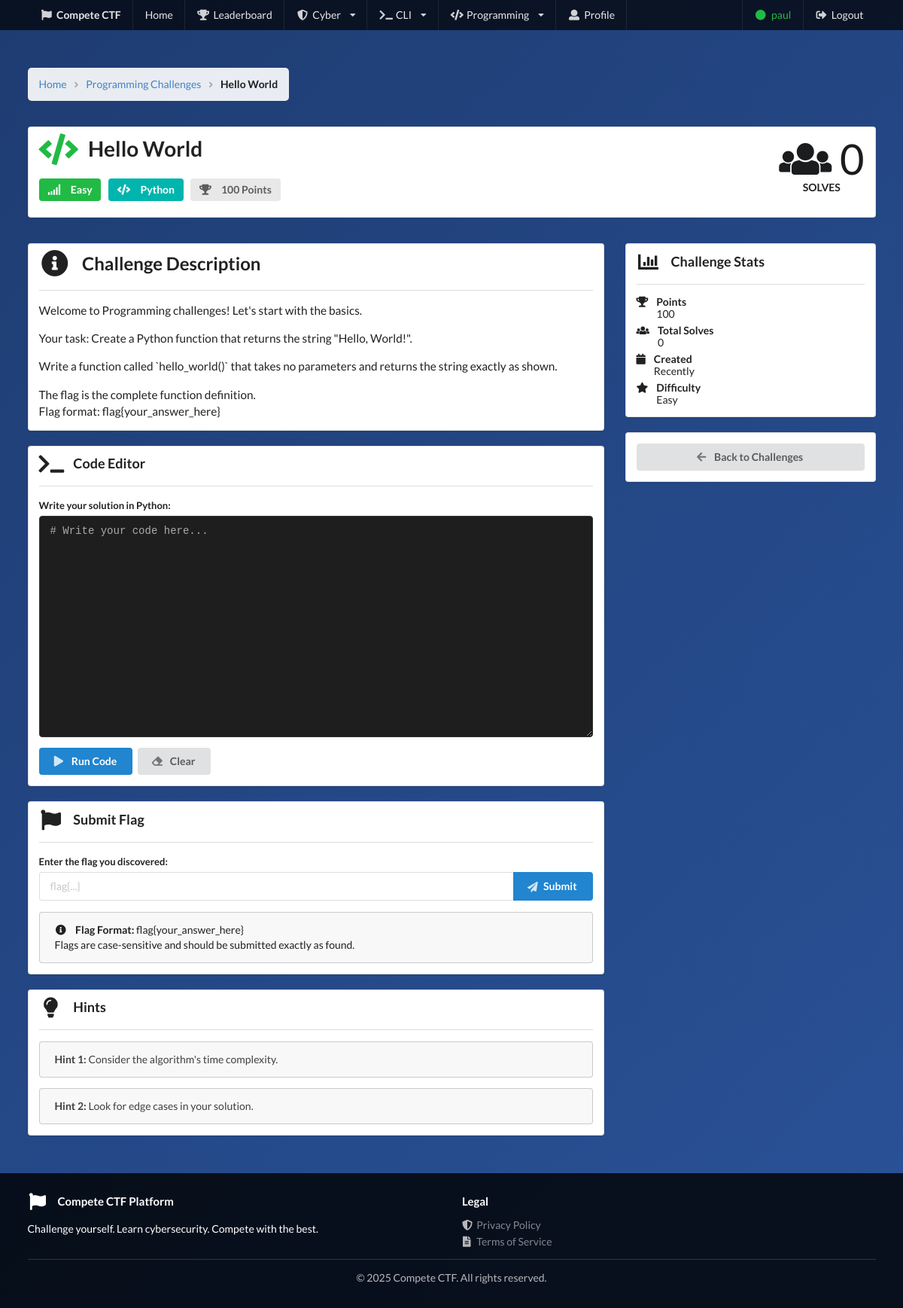
Page /programming/challenges/151/ (signed in) on the committed database.
### programming/models.py (models this page shows, shortened)
class NewProgrammingChallenge(models.Model):
    title = models.CharField(max_length=100)
    description = models.TextField()
    DIFFICULTY_LEVELS = [
        ('Easy', 'Easy'),
        ('Medium', 'Medium'),
        ('Hard', 'Hard'),
    ]
    difficulty = models.CharField(choices=DIFFICULTY_LEVELS, max_length=10, default='Easy')
    CATEGORY_CHOICES = [
        ('Python', 'Python'),
        ('JavaScript', 'JavaScript'),
        ('C++', 'C++'),
        ('Java', 'Java'),
        ('Miscellaneous', 'Miscellaneous'),
    ]
    category = models.CharField(choices=CATEGORY_CHOICES, max_length=20, default='Miscellaneous')
    flag = models.CharField(max_length=100)

### programming/views.py (the view, shortened to what this page needs)
# urls.py: path('challenges/<int:challenge_id>/', views.challenge_detail, name='cli_challenge_detail'),
@login_required
def challenge_detail(request, challenge_id):
    challenge = get_object_or_404(NewProgrammingChallenge, id=challenge_id)
    total_solves = SolvedChallenge.objects.filter(
        challenge_type='programming',
        challenge_id=challenge_id
    ).count()
    already_solved = False
    if request.user.is_authenticated:
        already_solved = SolvedChallenge.objects.filter(
            user=request.user,
            challenge_type='programming',
            challenge_id=challenge_id
        ).exists()
    return render(request, 'programming/challenge_detail.html', {
        'challenge': challenge,
        'already_solved': already_solved,
        'total_solves': total_solves
    })

### programming/templates/programming/challenge_detail.html (shortened to what this page needs)
{% extends 'base.html' %}
{% block content %}
<div class="ui container main-container">
    <div class="ui breadcrumb" style="background: rgba(255,255,255,0.9); padding: 15px; border-radius: 5px; margin-bottom: 20px;">
        <a href="{% url 'home' %}" class="section">Home</a>
        <i class="right angle icon divider"></i>
        <a href="{% url 'programming_challenge_list' %}" class="section">Programming Challenges</a>
        <i class="right angle icon divider"></i>
        <div class="active section">{{ challenge.title }}</div>
    </div>
    <div class="ui segment ctf-card">
        <div class="ui stackable grid">
            <div class="twelve wide column">
                <h1 class="ui header">
                    <i class="code icon green"></i>
                    {{ challenge.title }}
                </h1>
                <div class="ui labels" style="margin-top: 15px;">
                    {% if challenge.difficulty == 'Easy' %}
                        <span class="ui large green label">
                            <i class="signal icon"></i> {{ challenge.difficulty }}
                        </span>
                    {% elif challenge.difficulty == 'Medium' %}
                        <span class="ui large orange label">
                            <i class="signal icon"></i> {{ challenge.difficulty }}
                        </span>
                    {% else %}
                        <span class="ui large red label">
                            <i class="signal icon"></i> {{ challenge.difficulty }}
                        </span>
                    {% endif %}
                    <span class="ui large teal label">
                        <i class="code icon"></i> {{ challenge.category }}
                    </span>
                    <span class="ui large label">
                        <i class="trophy icon"></i> 100 Points
                    </span>
                </div>
            </div>
            <div class="four wide column right aligned">
                <div class="ui statistic">
                    <div class="value">
                        <i class="users icon"></i> {{ total_solves }}
                    </div>
                    <div class="label">Solves</div>
                </div>
            </div>
        </div>
    </div>
    <div class="ui stackable grid" style="margin-top: 20px;">
        <div class="eleven wide column">
            <div class="ui segment ctf-card">
                <h2 class="ui header">
                    <i class="info circle icon"></i>
                    Challenge Description
                </h2>
                <div class="ui divider"></div>
                <div style="line-height: 1.8; font-size: 1.1em;">
                    {{ challenge.description|linebreaks }}
                </div>
            </div>
            <div class="ui segment ctf-card" style="margin-top: 20px;">
                <h3 class="ui header">
                    <i class="terminal icon"></i>
                    Code Editor
                </h3>
                <div class="ui divider"></div>
                <div class="ui form">
                    <div class="field">
                        <label>Write your solution in {{ challenge.category }}:</label>
                        <textarea id="codeEditor" rows="15" style="font-family: 'Courier New', monospace; background: #1e1e1e; color: #d4d4d4; border: 1px solid #333;" placeholder="# Write your code here..."></textarea>
                    </div>
                    <button class="ui primary button" onclick="runCode()">
                        <i class="play icon"></i>
                        Run Code
                    </button>
                    <button class="ui button" onclick="clearCode()">
                        <i class="eraser icon"></i>
                        Clear
                    </button>
                </div>
            </div>
            <div class="ui segment ctf-card" style="margin-top: 20px;">
                <h3 class="ui header">
                    <i class="flag icon"></i>
                    Submit Flag
                </h3>
                <div class="ui divider"></div>
                <form class="ui form" method="post" id="flagForm">
                    <div class="field">
                        <label>Enter the flag you discovered:</label>
                        <div class="ui action input">
                            <input type="text" name="flag" placeholder="flag{...}" required>
                            <button class="ui primary button" type="submit">
                                <i class="paper plane icon"></i>
                                Submit
                            </button>
                        </div>
                    </div>
                </form>
                <div class="ui message" style="margin-top: 15px;">
                    <i class="info circle icon"></i>
                    <strong>Flag Format:</strong> flag{your_answer_here}
                    <br>Flags are case-sensitive and should be submitted exactly as found.
                </div>
            </div>
            <div class="ui segment ctf-card" style="margin-top: 20px;">
                <h3 class="ui header">
                    <i class="lightbulb icon"></i>
                    Hints
                </h3>
                <div class="ui divider"></div>
                <div class="ui message">
                    <p><strong>Hint 1:</strong> Consider the algorithm's time complexity.</p>
                </div>
                <div class="ui message">
                    <p><strong>Hint 2:</strong> Look for edge cases in your solution.</p>
                </div>
            </div>
        </div>
        <div class="five wide column">
            <div class="ui segment ctf-card">
                <h3 class="ui header">
                    <i class="chart bar icon"></i>
                    Challenge Stats
                </h3>
                <div class="ui divider"></div>
                <div class="ui list">
                    <div class="item">
                        <i class="trophy icon"></i>
                        <div class="content">
                            <div class="header">Points</div>
                            100
                        </div>
                    </div>
                    <div class="item">
                        <i class="users icon"></i>
                        <div class="content">
                            <div class="header">Total Solves</div>
                            {{ total_solves }}
                        </div>
                    </div>
                    <div class="item">
                        <i class="calendar icon"></i>
                        <div class="content">
                            <div class="header">Created</div>
                            Recently
                        </div>
                    </div>
                    <div class="item">
                        <i class="star icon"></i>
                        <div class="content">
                            <div class="header">Difficulty</div>
                            {{ challenge.difficulty }}
                        </div>
                    </div>
                </div>
            </div>
            <div class="ui segment ctf-card" style="margin-top: 20px;">
                <a href="{% url 'programming_challenge_list' %}" class="ui fluid button">
                    <i class="arrow left icon"></i>
                    Back to Challenges
                </a>
            </div>
        </div>
    </div>
</div>
{% endblock %}

### website/templates/base.html (shortened to what this page needs)
<!DOCTYPE html>
<html lang="en">
<head>
    <link rel="stylesheet" href="https://cdn.jsdelivr.net/npm/semantic-ui@2.4.2/dist/semantic.min.css">
</head>
<body>
    <div class="ui inverted menu main-nav">
        <div class="ui container">
            <a href="{% url 'home' %}" class="header item">
                <i class="flag icon"></i>
                Compete CTF
            </a>
            <a href="{% url 'home' %}" class="item">Home</a>
            <a href="{% url 'leaderboard' %}" class="item">
                <i class="trophy icon"></i> Leaderboard
            </a>
            <div class="ui dropdown item">
                <i class="shield alternate icon"></i> Cyber
                <i class="dropdown icon"></i>
            </div>
            <div class="ui dropdown item">
                <i class="terminal icon"></i> CLI
                <i class="dropdown icon"></i>
            </div>
            <div class="ui dropdown item">
                <i class="code icon"></i> Programming
                <i class="dropdown icon"></i>
            </div>
            {% if user.is_authenticated %}
                <a href="{% url 'profile' %}" class="item">
                    <i class="user icon"></i> Profile
                </a>
                <div class="right menu">
                    <div class="item">
                        <span style="color: #21ba45;">
                            <i class="circle icon"></i> {{ user.username }}
                        </span>
                    </div>
                    <a href="{% url 'logout' %}" class="item">
                        <i class="sign out icon"></i> Logout
                    </a>
                </div>
            {% endif %}
        </div>
    </div>
    {% block content %}{% endblock %}
    <footer>
        <div class="ui container">
            <div class="ui stackable grid">
                <div class="eight wide column">
                    <h4 class="ui inverted header">
                        <i class="flag icon"></i>
                        Compete CTF Platform
                    </h4>
                    <p>Challenge yourself. Learn cybersecurity. Compete with the best.</p>
                </div>
                <div class="eight wide column">
                    <h4 class="ui inverted header">Legal</h4>
                    <div class="ui inverted link list">
                        <a href="{% url 'privacy_policy' %}" class="item">
                            <i class="shield alternate icon"></i> Privacy Policy
                        </a>
                        <a href="{% url 'terms_of_service' %}" class="item">
                            <i class="file alternate icon"></i> Terms of Service
                        </a>
                    </div>
                </div>
            </div>
            <div class="ui inverted divider"></div>
            <p style="text-align: center; opacity: 0.7;">© 2025 Compete CTF. All rights reserved.</p>
        </div>
    </footer>
</body>
</html>

### website/templates/base.html (style rules this page uses)
body { background: linear-gradient(135deg, #1e3c72 0%, #2a5298 100%); min-height: 100vh; }
.main-nav { background: rgba(0, 0, 0, 0.7) !important; border-radius: 0 !important; border: none !important; margin: 0 !important; }
.main-container { margin-top: 50px; margin-bottom: 50px; }
.ctf-card { background: rgba(255, 255, 255, 0.95); box-shadow: 0 10px 30px rgba(0, 0, 0, 0.3); }
footer { background: rgba(0, 0, 0, 0.8); color: white; padding: 30px 0; margin-top: 50px; }

### rows in the picture
NewProgrammingChallenge: title "Hello World", difficulty "Easy", category "Python", description "Welcome to Programming challenges! Let's start with the basics. Your task: Create a Python function that returns the string \"Hello, World!\". Write a function called `hello_world()` that takes no parameters and returns the string exactly as shown. The flag is the complete function definition. Flag format: flag{your_answer_here}"

### other values in the picture
{{ user.username }} "paul"
{{ total_solves }} "0"
